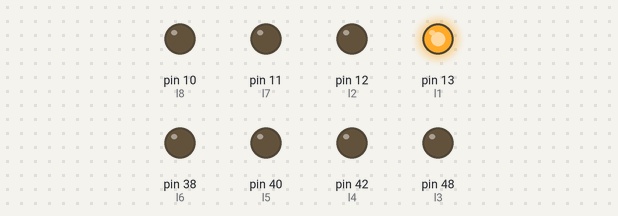
This sketch was run on a simulated Arduino Mega 2560, built with avr-gcc and run on an emulated ATmega2560. Shown: output pins drawn as LEDs (lit = HIGH).

Above: at 0.2 s.
At 1.2 s:
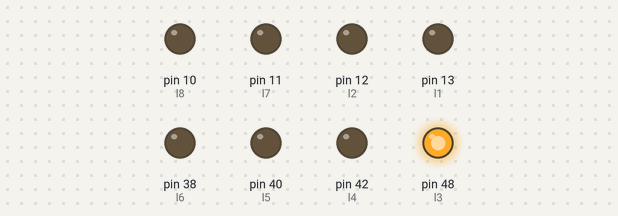
At 1.7 s:
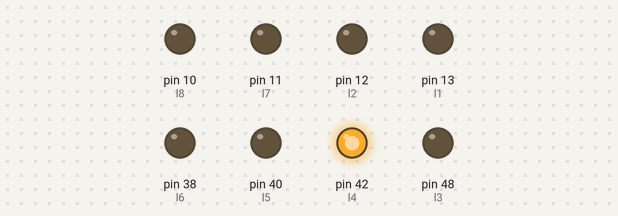
At 2.2 s:
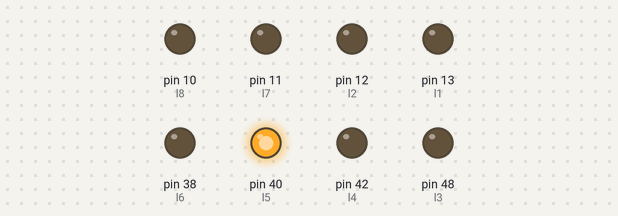
At 3.2 s:
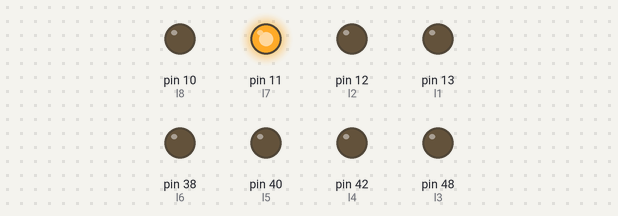
At 4.7 s:
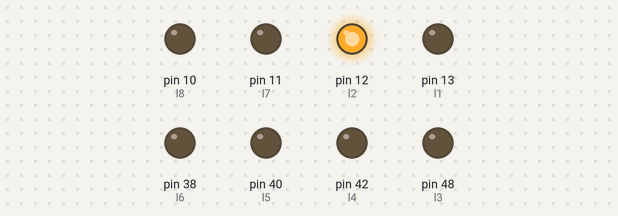
Timing chart, 0 to 5.2 s (numbered marks = the images above):
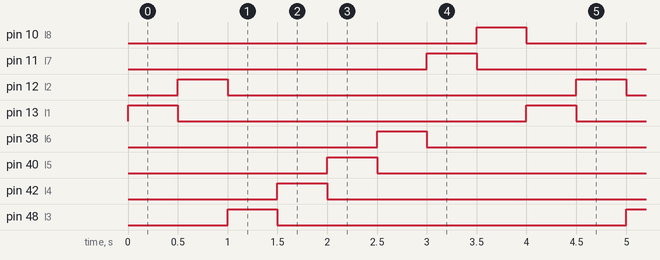

Measured:
- by itself, pin 10 (l8), pin 11 (l7), pin 12 (l2), pin 13 (l1), pin 38 (l6), pin 40 (l5), pin 42 (l4), pin 48 (l3): alternates HIGH for 0.50 s and LOW for 3.5 s
- by itself, everything shown: repeats every 4.0 s, in 8 steps

The sketch:

mega_test_code.ino
```cpp
#define l1 13
#define l2 12
#define l3 48
#define l4 42
#define l5 40
#define l6 38
#define l7 11
#define l8 10

//#define l1 9
//#define l2 8
//#define l3 36
//#define l4 34
//#define l5 32
//#define l6 30
//#define l7 7
//#define l8 6

//#define l1 5
//#define l2 4
//#define l3 28
//#define l4 26
//#define l5 24
//#define l6 22
//#define l7 3
//#define l8 2

//#define l1 41
//#define l2 39
//#define l3 37
//#define l4 35
//#define l5 33
//#define l6 31
//#define l7 29
//#define l8 27

//#define l1 A14
//#define l2 A15
//#define l3 50
//#define l4 52
//#define l5 53
//#define l6 51
//#define l7 49
//#define l8 47

//#define l1 A6
//#define l2 A7
//#define l3 A8
//#define l4 A9
//#define l5 A10
//#define l6 A11
//#define l7 A12
//#define l8 A13

//#define l1 A0
//#define l2 A1
//#define l3 A2
//#define l4 A3
//#define l5 A4
//#define l6 A5
//#define l7 A6
//#define l8 A7

void setup()
{
  pinMode(l1, OUTPUT);
  pinMode(l2, OUTPUT);
  pinMode(l3, OUTPUT);
  pinMode(l4, OUTPUT);
  pinMode(l5, OUTPUT);
  pinMode(l6, OUTPUT);
  pinMode(l7, OUTPUT);
  pinMode(l8, OUTPUT);


}

void loop()
{
  digitalWrite(l8, LOW);
  digitalWrite(l1, HIGH);
  delay(500);

  digitalWrite(l1, LOW);
  digitalWrite(l2, HIGH);
  delay(500);

   digitalWrite(l2, LOW);
  digitalWrite(l3, HIGH);
  delay(500);

   digitalWrite(l3, LOW);
  digitalWrite(l4, HIGH);
  delay(500);

   digitalWrite(l4, LOW);
  digitalWrite(l5, HIGH);
  delay(500);

   digitalWrite(l5, LOW);
  digitalWrite(l6, HIGH);
  delay(500);

   digitalWrite(l6, LOW);
  digitalWrite(l7, HIGH);
  delay(500);

   digitalWrite(l7, LOW);
  digitalWrite(l8, HIGH);
  delay(500);

}
```
